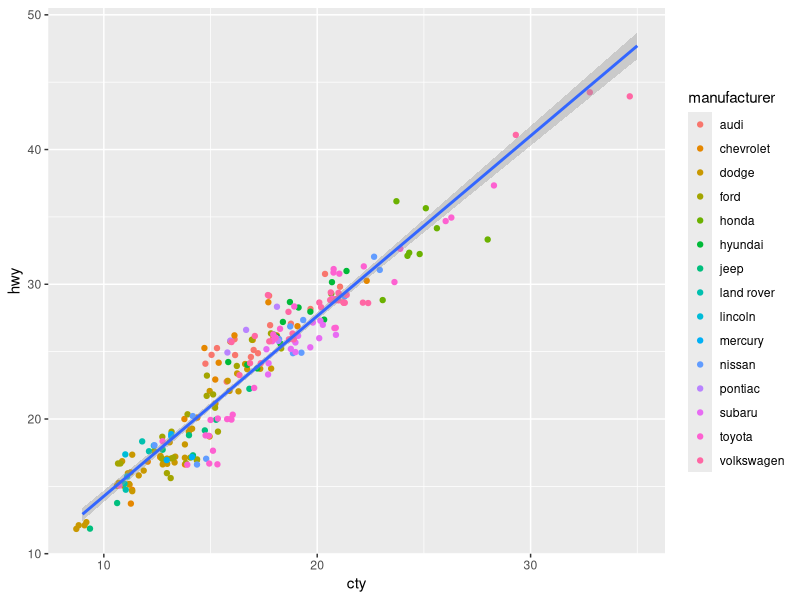
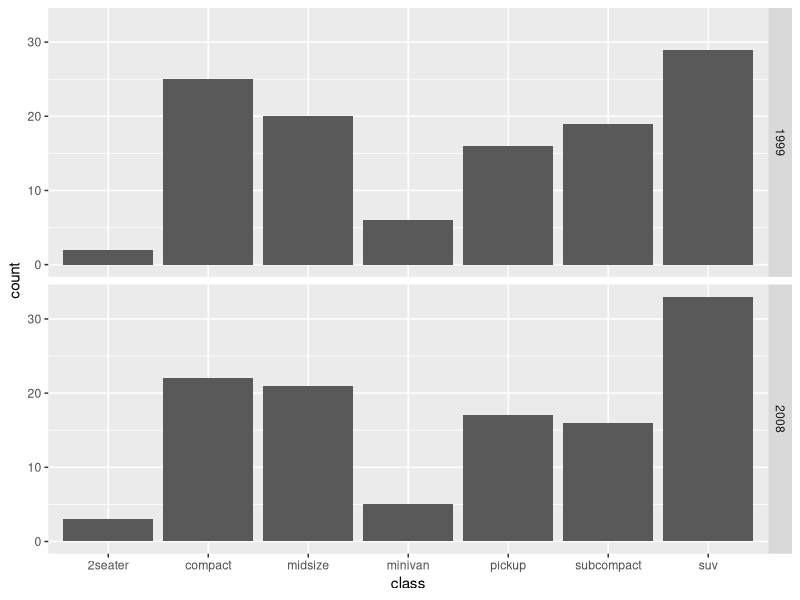

These charts were generated, in order, by the following R code:
## ---- chunk 1
library(ggplot2)
data(mpg)
head(mpg)
## ---- chunk 2
ggplot(mpg, aes(y=hwy, x=cty)) +geom_jitter(aes(color = manufacturer)) +geom_smooth(method ="lm") #+coord_cartesian() +scale_color_gradient() #+theme_bw()
## ---- chunk 3
ggplot(mpg, aes(x=class)) + geom_bar() + facet_grid(year ~ .)
